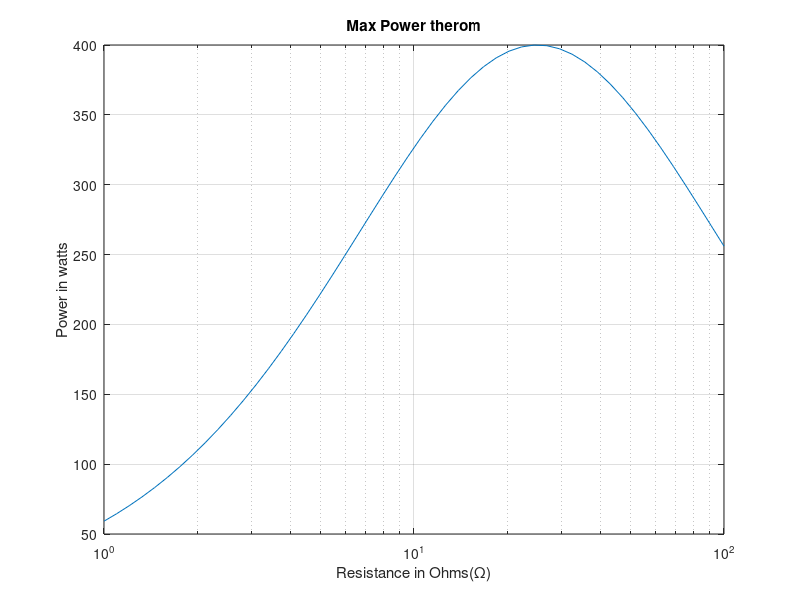

Write the MATLAB code that produced this figure.
% Daniel Sciortino
% ODU ECE 201
% MATLAB Assignment #3 Part 3
% Max power transfer Graph

format compact
clc

r = logspace(0,2,50)
p = (200./(r+25)).^2.*r

semilogx(r,p)
grid on
xlabel('Resistance in Ohms(\Omega)')
ylabel('Power in watts')
title('Max Power therom')

disp([p',r'])